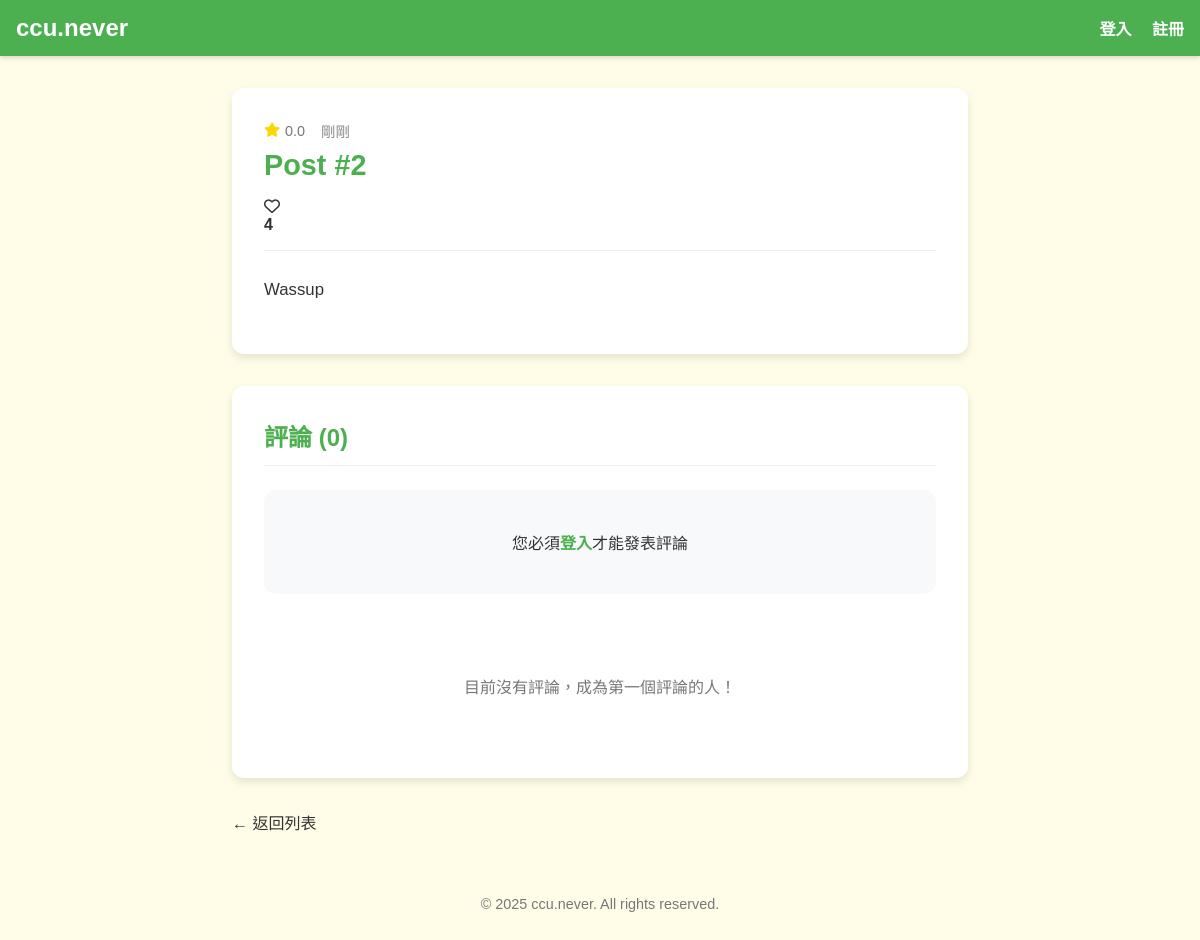
Screenshot of /post/2 with the database file from the repository.
### app.py (models this page shows, shortened)
class Post(db.Model):
    id = db.Column(db.Integer, primary_key=True)
    establishment_id = db.Column(db.Integer, db.ForeignKey("establishment.id"), nullable=False)
    content = db.Column(db.Text, nullable=False)
    likes = db.Column(db.Integer, default=0)
    establishment = db.relationship("Establishment", backref=db.backref("posts", lazy=True))
    @property
    def title(self):
        return f"Post #{self.id}"
    @property
    def rating(self):
        return 0.0
    @property
    def time_since(self):
        now = datetime.utcnow()
        return "剛剛"

### app.py (the view)
@app.route("/post/<int:post_id>")
def show_post(post_id):
    post = Post.query.get_or_404(post_id)
    comments = Comment.query.filter_by(post_id=post_id).order_by(Comment.likes.desc()).all()
    user_liked_post = False
    if is_logged_in():
        user_liked_post = has_user_liked_post(session["user_id"], post_id)
    user_liked_comments = {}
    if is_logged_in():
        for comment in comments:
            user_liked_comments[comment.id] = has_user_liked_comment(session["user_id"], comment.id)
    return render_template("post.html", post=post, comments=comments,
                          user_liked_post=user_liked_post,
                          user_liked_comments=user_liked_comments)

### app.py (called while the page is built)
def is_logged_in():
    return "user_id" in session

### templates/post.html (shortened to what this page needs)
<!DOCTYPE html>
<html lang="zh-TW">
  <head>
    <link rel="stylesheet" href="{{ url_for('static', filename='styles/main.css') }}">
    <link rel="stylesheet" href="https://cdnjs.cloudflare.com/ajax/libs/font-awesome/6.4.0/css/all.min.css">
  </head>
  <body>
    <nav class="navbar">
      <a href="{{ url_for('home') }}" class="logo">ccu.never</a>
      <div class="nav-links">
        {% if session['user_id'] %}
          <span>您好, {{ session['username'] }}</span>
          <a href="{{ url_for('logout') }}">登出</a>
        {% else %}
          <a href="{{ url_for('login') }}">登入</a>
          <a href="{{ url_for('register') }}">註冊</a>
        {% endif %}
      </div>
    </nav>
    <div class="post-detail-container">
      <div class="post-detail-card">
        <div class="post-detail-header">
          <div class="post-header-top">
            <div class="post-rating-time">
              <div class="post-rating">
                <i class="fas fa-star"></i> <span>{{ post.rating }}</span>
              </div>
              <div class="post-time">{{ post.time_since }}</div>
            </div>
          </div>
          <h1>{% if post.title %}{{ post.title }}{% else %}Post #{{ post.id }}{% endif %}</h1>
          <div class="post-meta">
            <div class="like-section">
              {% if session['user_id'] %}
                <button
                  class="heart-button {% if user_liked_post %}liked{% endif %}"
                  data-post-id="{{ post.id }}"
                  aria-label="Like post">
                  <i class="fa-heart {% if user_liked_post %}fas{% else %}far{% endif %}"></i>
                </button>
              {% else %}
                <i class="far fa-heart"></i>
              {% endif %}
              <span class="like-count" id="post-likes-{{ post.id }}">{{ post.likes }}</span>
            </div>
          </div>
        </div>
        <div class="post-detail-content">
          <p>{{ post.content }}</p>
        </div>
      </div>
      <div class="comments-section">
        <h2>評論 ({{ comments|length }})</h2>
        {% if session['user_id'] %}
        <div class="add-comment-form">
          <form action="{{ url_for('add_comment', post_id=post.id) }}" method="POST">
            <textarea name="comment" placeholder="添加評論..." required></textarea>
            <button type="submit">發佈</button>
          </form>
        </div>
        {% else %}
        <div class="login-prompt">
          <p>您必須<a href="{{ url_for('login') }}">登入</a>才能發表評論</p>
        </div>
        {% endif %}
        {% if comments %}
          <div class="comments-list">
            {% for comment in comments %}
              <div class="comment-card">
                <div class="comment-content">
                  <p>{{ comment.content }}</p>
                </div>
                <div class="comment-footer">
                  <div class="like-section">
                    {% if session['user_id'] %}
                      <button
                        class="heart-button comment-heart {% if user_liked_comments[comment.id] %}liked{% endif %}"
                        data-comment-id="{{ comment.id }}"
                        data-post-id="{{ post.id }}"
                        aria-label="Like comment">
                        <i class="fa-heart {% if user_liked_comments[comment.id] %}fas{% else %}far{% endif %}"></i>
                      </button>
                    {% else %}
                      <i class="far fa-heart"></i>
                    {% endif %}
                    <span class="like-count" id="comment-likes-{{ comment.id }}">{{ comment.likes }}</span>
                  </div>
                </div>
              </div>
            {% endfor %}
          </div>
        {% else %}
          <div class="no-comments">
            <p>目前沒有評論，成為第一個評論的人！</p>
          </div>
        {% endif %}
      </div>
      <div class="back-link">
        <a href="{{ url_for('show_establishment', est_id=post.establishment_id) }}" class="btn-back">
          ← 返回列表
        </a>
      </div>
    </div>
    <footer>
      <p>© 2025 ccu.never. All rights reserved.</p>
    </footer>
  </body>
</html>

### static/styles/main.css (style rules this page uses)
* { box-sizing: border-box; }
html, body { margin: 0; padding: 0; font-family: "Noto Sans TC", "Microsoft JhengHei", sans-serif; color: #333; }
body { background-color: #FFFDE7; min-height: 100vh; overflow-y: scroll; }
:root { --color-primary: #FFC107; --color-secondary: #4CAF50; --color-bg: #F5F5F5; --color-accent: #FF5722; --color-text-dark: #333; --color-text-light: #fff; --navbar-height: 56px; --card-shadow: 0 4px 8px rgba(0, 0, 0, 0.1); --card-radius: 12px; --heart-color: #ff2d55; }
.navbar { position: sticky; top: 0; width: 100%; z-index: 999; display: flex; justify-content: space-between; align-items: center; background: var(--color-secondary); padding: 0.75rem 1rem; box-shadow: 0 2px 5px rgba(0, 0, 0, 0.15); height: var(--navbar-height); }
.navbar .logo { font-size: 1.5rem; font-weight: bold; color: var(--color-text-light); text-decoration: none; }
.navbar .nav-links a, .navbar .nav-links span { color: var(--color-text-light); text-decoration: none; margin-left: 1rem; font-weight: 600; }
footer { padding: 1rem; text-align: center; font-size: 0.9rem; color: #777; margin-top: 0; }
.login-prompt { background: #f8f9fa; border-radius: var(--card-radius); padding: 1.5rem; text-align: center; margin-bottom: 2rem; }
.login-prompt a { color: var(--color-secondary); text-decoration: none; font-weight: bold; }
.post-meta { display: flex; align-items: center; gap: 1rem; }
.like-count { display: flex; align-items: center; gap: 0.5rem; font-weight: bold; }
.back-link { margin-top: 2rem; }
.btn-back { color: var(--color-text-dark); text-decoration: none; display: inline-flex; align-items: center; gap: 0.5rem; transition: color 0.3s; }
.post-detail-container { max-width: 800px; margin: 0 auto; padding: 2rem; }
.post-detail-card { background: white; border-radius: var(--card-radius); box-shadow: var(--card-shadow); padding: 2rem; margin-bottom: 2rem; }
.post-detail-header { margin-bottom: 1.5rem; border-bottom: 1px solid #eee; padding-bottom: 1rem; }
.post-detail-header h1 { color: var(--color-secondary); margin-top: 0; margin-bottom: 1rem; font-size: 1.8rem; }
.post-detail-content { line-height: 1.8; font-size: 1.05rem; }
.comments-section { background: white; border-radius: var(--card-radius); box-shadow: var(--card-shadow); padding: 2rem; margin-bottom: 2rem; }
.comments-section h2 { color: var(--color-secondary); margin-top: 0; margin-bottom: 1.5rem; font-size: 1.5rem; border-bottom: 1px solid #eee; padding-bottom: 0.75rem; }
.no-comments { text-align: center; padding: 2rem 1rem; color: #777; }
.post-rating { display: flex; align-items: center; gap: 0.3rem; }
.post-rating i { color: #FFD700; }
.post-time { color: #888; }
.post-header-top { margin-bottom: 0.5rem; }
.post-rating-time { display: flex; align-items: center; gap: 1rem; font-size: 0.9rem; color: #777; }

### rows the page displays
Post: title "Post #2", likes "4", content "Wassup"

### other values shown
{{ post.rating }} "0.0"
{{ post.time_since }} "剛剛"
{{ comments|length }} "0"
